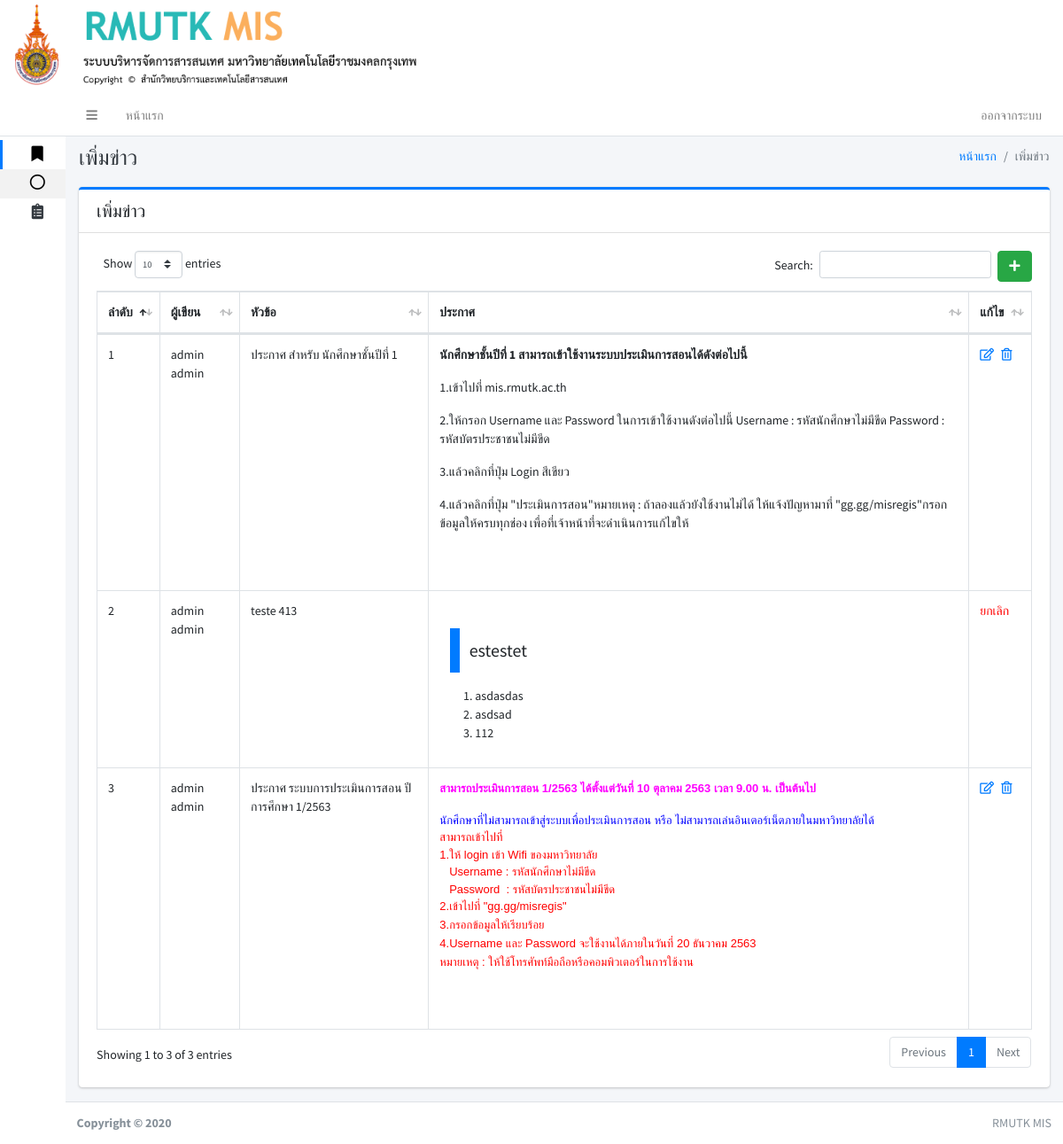
The app's page /index.php?pa7 (signed in), older data.
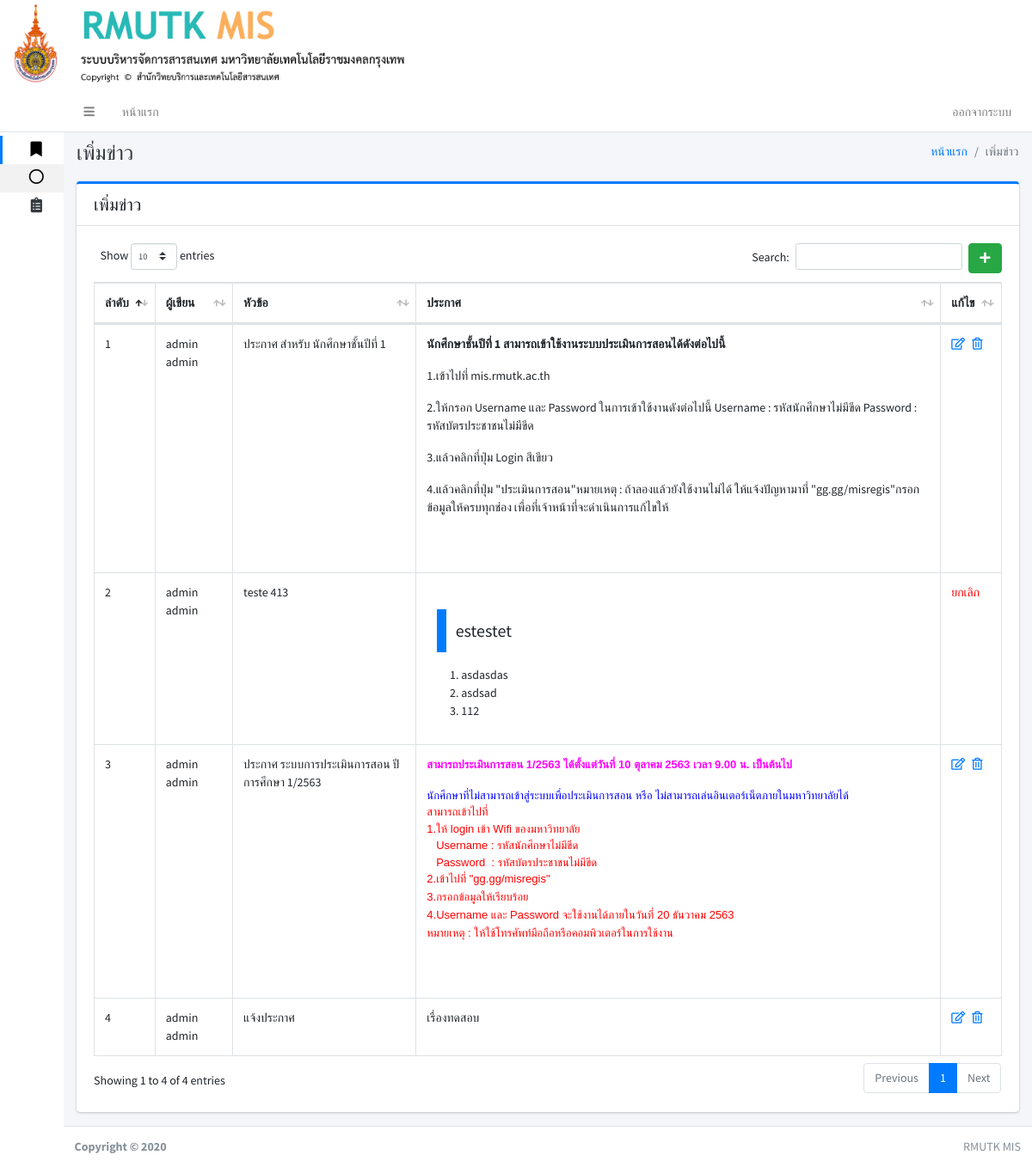
The same page, newer data.
### tables this page shows
CREATE TABLE `news` (
  `n_id` int(11) NOT NULL,
  `n_user_id` int(11) NOT NULL,
  `n_head` varchar(250) NOT NULL,
  `n_detail` varchar(2500) NOT NULL,
  `n_status` int(11) NOT NULL,
  `n_time` timestamp NOT NULL DEFAULT current_timestamp() ON UPDATE current_timestamp()
);

CREATE TABLE `user` (
  `user_id` int(11) NOT NULL,
  `first_name` varchar(150) NOT NULL,
  `last_name` varchar(150) NOT NULL,
  `username` varchar(150) NOT NULL,
  `password` varchar(150) NOT NULL,
  `user_tumn` varchar(250) NOT NULL,
  `user_kana_id` int(11) NOT NULL,
  `user_saka_id` int(11) NOT NULL,
  `user_status` int(11) NOT NULL
);

### page/pa7_news.php (the view, shortened to what this page needs)
<div class="content-header">
	<div class="container-fluid">
		<div class="row mb-2">
			<div class="col-sm-6">
				<h1 class="m-0 text-dark">เพิ่มข่าว</h1>
			</div>
			<div class="col-sm-6">
				<ol class="breadcrumb float-sm-right">
					<li class="breadcrumb-item"><a href="#">หน้าแรก</a></li>
					<li class="breadcrumb-item active">เพิ่มข่าว</li>
				</ol>
			</div>
		</div>
	</div>
</div>
<div class="content">
	<div class="container-fluid">
		<div class="row">
			<div class="col-lg-12">
				<div class="card card-primary card-outline ">
					<div class="card-header noprint">
						<h5 class="m-0">เพิ่มข่าว</h5>
					</div>
					<div class="card-body">
						<?php if (isset($_GET['add_new'])):
							$user_id = $_SESSION["USER_ID"];
							?>
							<form action="page/pa7_news_db.php" method="post">
								<input type="hidden" name="user_id" value="<?php echo($user_id) ?>">
								<input type="hidden" name="add_new">
								<input type="text" name="n_head" class="form-control" value="" required><br>
								<textarea class="textarea" name="new_detail" required placeholder="Place some text here"
								style="width: 100%; height: 200px; font-size: 14px; line-height: 18px; border: 1px solid #dddddd; padding: 10px;">
							</textarea>
					<div class="card-footer">
						<button class="btn btn-primary noprint" type="submit" >บันทึก</button>
						<a type="submit" class="btn btn-danger" href="./index.php?pa7" >ยกเลิก</a>
					</div>
						</form>
					<?php else:
						include './conn.php';
						$sqlhnew=" SELECT * FROM news ";
						$qryhnew = mysqli_query($conn,$sqlhnew);
						?>
						<a href="./index.php?pa7&add_new" class="btn btn-success float-right" ><i class="fas fa-plus"></i></a>
						<table id="example1" class="table table-bordered table-hover">
							<thead>
								<tr>
									<th>ลำดับ</th>
									<th>ผู้เขียน</th>
									<th>หัวข้อ</th>
									<th>ประกาศ</th>
									<th>แก้ไข</th>
								</tr>
							</thead>
							<tbody>
								<?php
								$i = 1;
								while ($rownew = $qryhnew->fetch_array()) {
									$nid = $rownew['n_id'];
									$uid = $rownew['n_user_id'];
									$sqlhuser =" SELECT * FROM user where user_id =".$uid;
									$qryhuser = mysqli_query($conn,$sqlhuser);
									$rowuser = mysqli_fetch_assoc($qryhuser);
									?>
									<tr>
										<td width="5px"><?php echo $i; ?></td>
										<td><?php echo $rowuser['first_name']."  ".$rowuser['last_name']; ?></td>
										<td><?php echo $rownew['n_head']; ?></td>
										<td><?php echo $rownew['n_detail']; ?></td>
										<td width="10px">
											<?php if ($rownew['n_status'] == 1): ?>
												<p style="color: red;" 	>ยกเลิก</p>
												<?php elseif ($rownew['n_status'] == 0): ?>
													<a href="index.php?pa7&edit_new&new_id=<?php echo($nid) ?>"><i class="far fa-edit"></i></a>&nbsp;&nbsp;
													<a href="page/pa7_news_db.php?del_new&new_id=<?php echo($nid) ?>"><i class="far fa-trash-alt"></i></a>
												<?php endif ?>
											</td>
										</tr>
										<?php
										$i++;
									} ?>
								</tbody>
							</table>
						<?php endif ?>
					</div>
				</div>
			</div>
		</div>
	</div>
</div>

Row changes from the older to the newer data that the page shows:
added news: user.first_name "admin", user.last_name "admin", n_head "แจ้งประกาศ", n_detail "เรื่องทดสอบ"
Text that changed along with them:
text written by a page script: "Show entries Search: Showing 1 to 3 of 3 entries Previous 1 Next" → "Show entries Search: Showing 1 to 4 of 4 entries Previous 1 Next"
